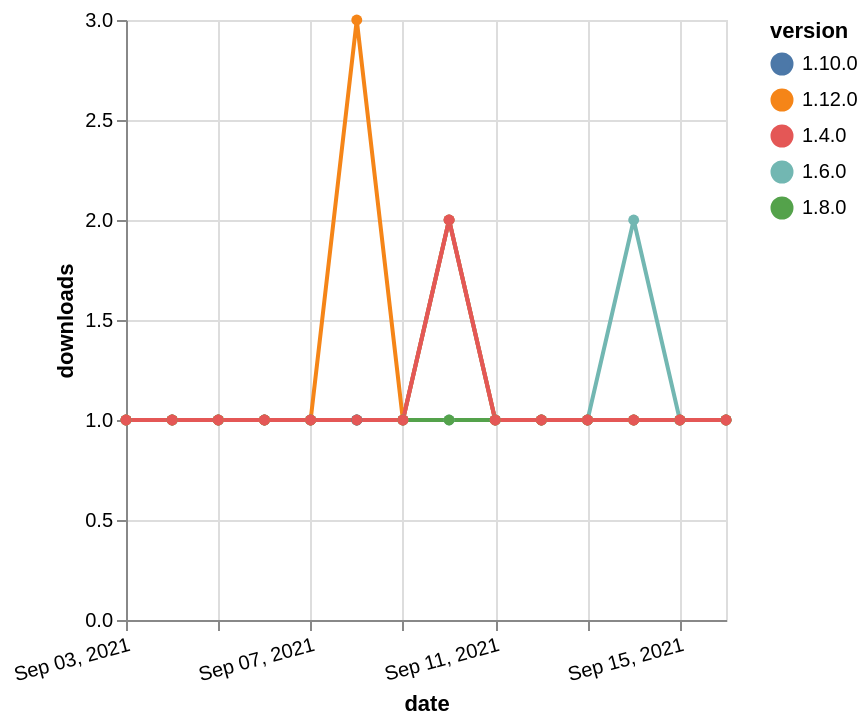

Express this chart as Vega-Lite.
### Vega-Lite specification from a JSON file in a GitHub repository (floating-point values rounded to 4 significant figures)
{"$schema": "https://vega.github.io/schema/vega-lite/v5.json", "description": "A simple bar chart with embedded data.", "data": {"values": [{"date": "2021-09-03", "total": 186, "delta": 1, "version": "1.6.0"}, {"date": "2021-09-04", "total": 187, "delta": 1, "version": "1.6.0"}, {"date": "2021-09-05", "total": 188, "delta": 1, "version": "1.6.0"}, {"date": "2021-09-06", "total": 189, "delta": 1, "version": "1.6.0"}, {"date": "2021-09-07", "total": 190, "delta": 1, "version": "1.6.0"}, {"date": "2021-09-08", "total": 191, "delta": 1, "version": "1.6.0"}, {"date": "2021-09-09", "total": 192, "delta": 1, "version": "1.6.0"}, {"date": "2021-09-10", "total": 193, "delta": 1, "version": "1.6.0"}, {"date": "2021-09-11", "total": 194, "delta": 1, "version": "1.6.0"}, {"date": "2021-09-12", "total": 195, "delta": 1, "version": "1.6.0"}, {"date": "2021-09-13", "total": 196, "delta": 1, "version": "1.6.0"}, {"date": "2021-09-14", "total": 198, "delta": 2, "version": "1.6.0"}, {"date": "2021-09-15", "total": 199, "delta": 1, "version": "1.6.0"}, {"date": "2021-09-16", "total": 200, "delta": 1, "version": "1.6.0"}, {"date": "2021-09-03", "total": 168, "delta": 1, "version": "1.8.0"}, {"date": "2021-09-04", "total": 169, "delta": 1, "version": "1.8.0"}, {"date": "2021-09-05", "total": 170, "delta": 1, "version": "1.8.0"}, {"date": "2021-09-06", "total": 171, "delta": 1, "version": "1.8.0"}, {"date": "2021-09-07", "total": 172, "delta": 1, "version": "1.8.0"}, {"date": "2021-09-08", "total": 173, "delta": 1, "version": "1.8.0"}, {"date": "2021-09-09", "total": 174, "delta": 1, "version": "1.8.0"}, {"date": "2021-09-10", "total": 175, "delta": 1, "version": "1.8.0"}, {"date": "2021-09-11", "total": 176, "delta": 1, "version": "1.8.0"}, {"date": "2021-09-12", "total": 177, "delta": 1, "version": "1.8.0"}, {"date": "2021-09-13", "total": 178, "delta": 1, "version": "1.8.0"}, {"date": "2021-09-14", "total": 179, "delta": 1, "version": "1.8.0"}, {"date": "2021-09-15", "total": 180, "delta": 1, "version": "1.8.0"}, {"date": "2021-09-16", "total": 181, "delta": 1, "version": "1.8.0"}, {"date": "2021-09-03", "total": 152, "delta": 1, "version": "1.10.0"}, {"date": "2021-09-04", "total": 153, "delta": 1, "version": "1.10.0"}, {"date": "2021-09-05", "total": 154, "delta": 1, "version": "1.10.0"}, {"date": "2021-09-06", "total": 155, "delta": 1, "version": "1.10.0"}, {"date": "2021-09-07", "total": 156, "delta": 1, "version": "1.10.0"}, {"date": "2021-09-08", "total": 157, "delta": 1, "version": "1.10.0"}, {"date": "2021-09-09", "total": 158, "delta": 1, "version": "1.10.0"}, {"date": "2021-09-10", "total": 160, "delta": 2, "version": "1.10.0"}, {"date": "2021-09-11", "total": 161, "delta": 1, "version": "1.10.0"}, {"date": "2021-09-12", "total": 162, "delta": 1, "version": "1.10.0"}, {"date": "2021-09-13", "total": 163, "delta": 1, "version": "1.10.0"}, {"date": "2021-09-14", "total": 164, "delta": 1, "version": "1.10.0"}, {"date": "2021-09-15", "total": 165, "delta": 1, "version": "1.10.0"}, {"date": "2021-09-16", "total": 166, "delta": 1, "version": "1.10.0"}, {"date": "2021-09-03", "total": 163, "delta": 1, "version": "1.12.0"}, {"date": "2021-09-04", "total": 164, "delta": 1, "version": "1.12.0"}, {"date": "2021-09-05", "total": 165, "delta": 1, "version": "1.12.0"}, {"date": "2021-09-06", "total": 166, "delta": 1, "version": "1.12.0"}, {"date": "2021-09-07", "total": 167, "delta": 1, "version": "1.12.0"}, {"date": "2021-09-08", "total": 170, "delta": 3, "version": "1.12.0"}, {"date": "2021-09-09", "total": 171, "delta": 1, "version": "1.12.0"}, {"date": "2021-09-10", "total": 173, "delta": 2, "version": "1.12.0"}, {"date": "2021-09-11", "total": 174, "delta": 1, "version": "1.12.0"}, {"date": "2021-09-12", "total": 175, "delta": 1, "version": "1.12.0"}, {"date": "2021-09-13", "total": 176, "delta": 1, "version": "1.12.0"}, {"date": "2021-09-14", "total": 177, "delta": 1, "version": "1.12.0"}, {"date": "2021-09-15", "total": 178, "delta": 1, "version": "1.12.0"}, {"date": "2021-09-16", "total": 179, "delta": 1, "version": "1.12.0"}, {"date": "2021-09-03", "total": 222, "delta": 1, "version": "1.4.0"}, {"date": "2021-09-04", "total": 223, "delta": 1, "version": "1.4.0"}, {"date": "2021-09-05", "total": 224, "delta": 1, "version": "1.4.0"}, {"date": "2021-09-06", "total": 225, "delta": 1, "version": "1.4.0"}, {"date": "2021-09-07", "total": 226, "delta": 1, "version": "1.4.0"}, {"date": "2021-09-08", "total": 227, "delta": 1, "version": "1.4.0"}, {"date": "2021-09-09", "total": 228, "delta": 1, "version": "1.4.0"}, {"date": "2021-09-10", "total": 230, "delta": 2, "version": "1.4.0"}, {"date": "2021-09-11", "total": 231, "delta": 1, "version": "1.4.0"}, {"date": "2021-09-12", "total": 232, "delta": 1, "version": "1.4.0"}, {"date": "2021-09-13", "total": 233, "delta": 1, "version": "1.4.0"}, {"date": "2021-09-14", "total": 234, "delta": 1, "version": "1.4.0"}, {"date": "2021-09-15", "total": 235, "delta": 1, "version": "1.4.0"}, {"date": "2021-09-16", "total": 236, "delta": 1, "version": "1.4.0"}]}, "width": "container", "mark": {"type": "line", "point": {"filled": true}}, "encoding": {"x": {"field": "date", "type": "temporal", "timeUnit": "yearmonthdate", "title": "date", "axis": {"labelAngle": -15}}, "y": {"field": "delta", "type": "quantitative", "title": "downloads"}, "color": {"field": "version", "type": "nominal"}, "tooltip": {"field": "delta"}}}
